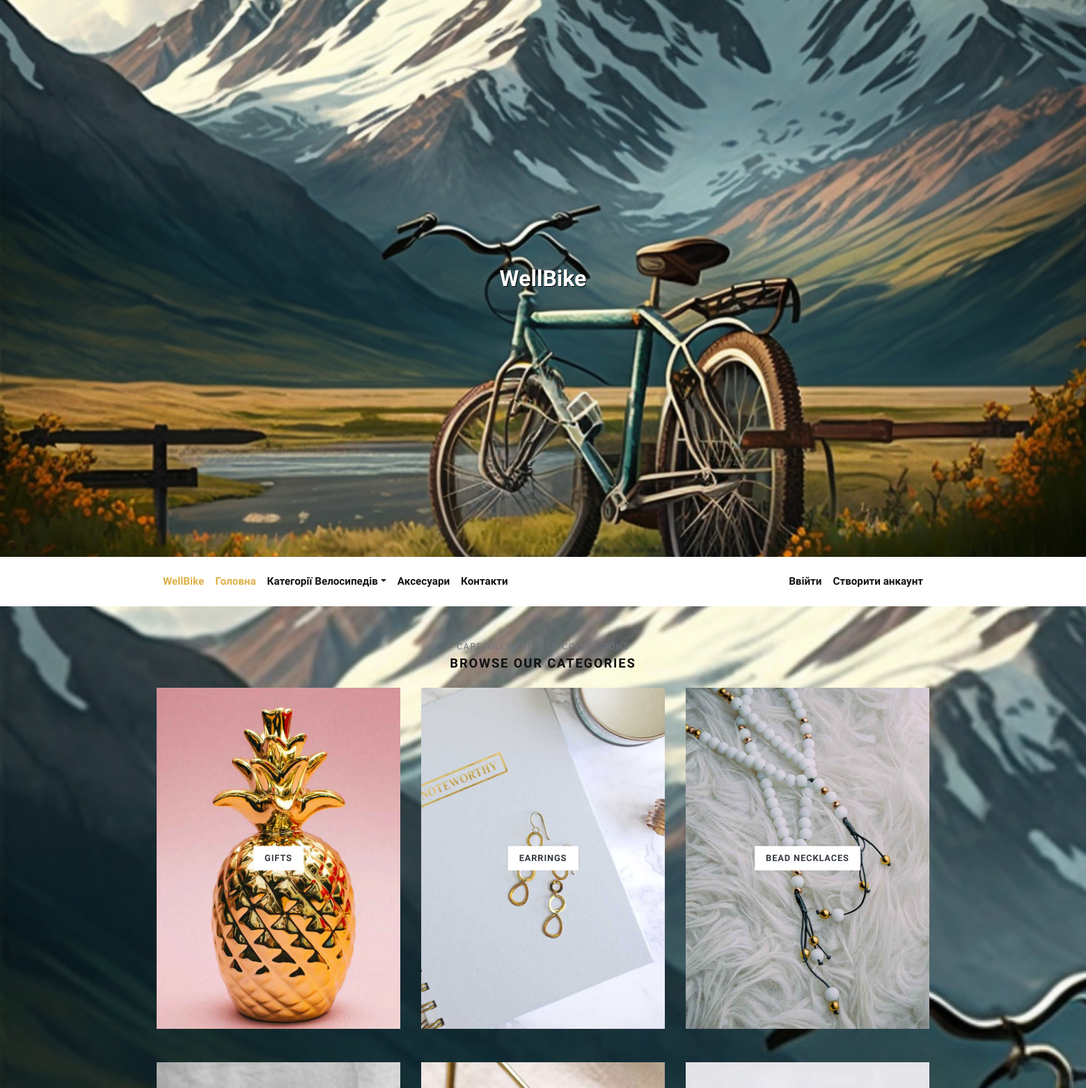
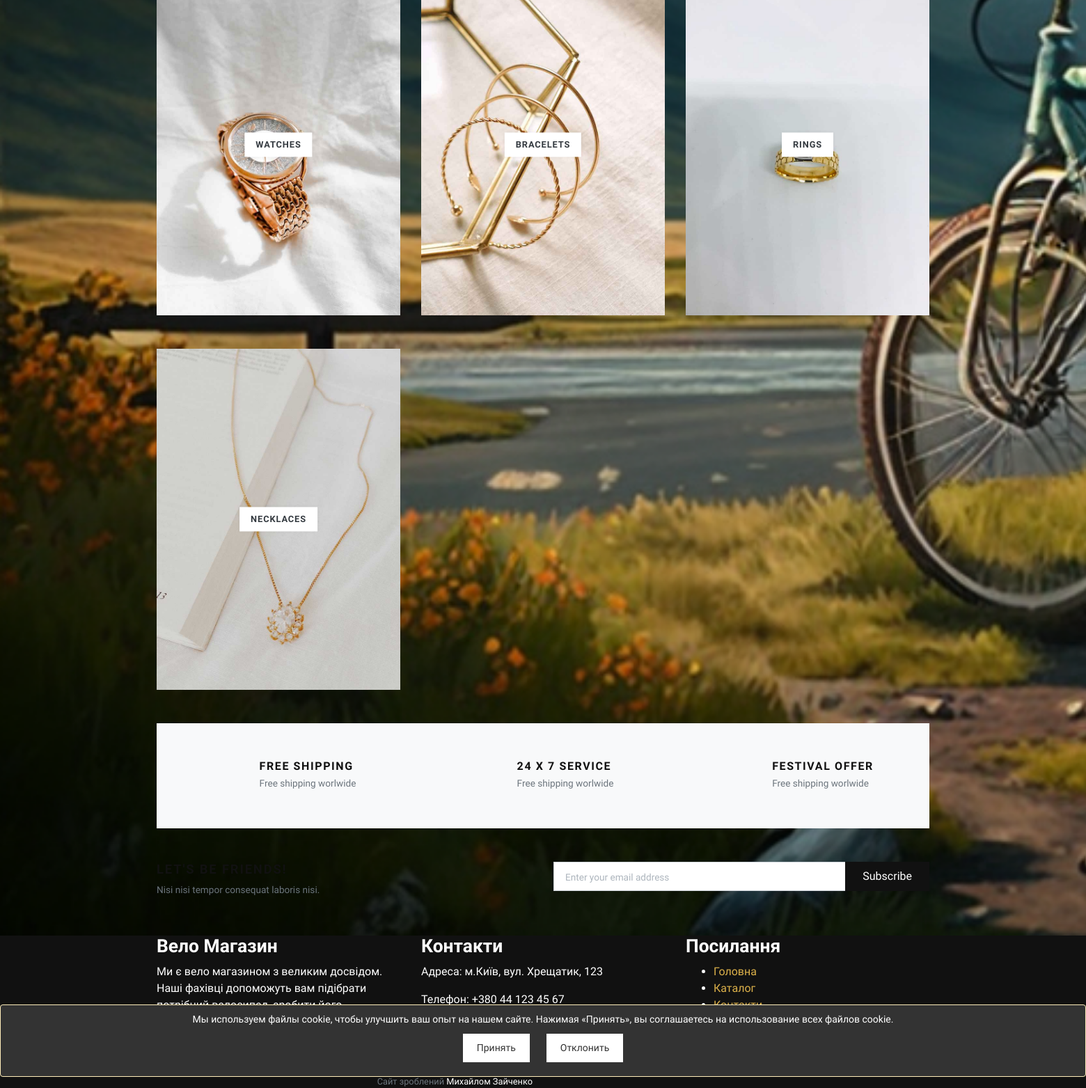
Page /categories/ on the committed database (2 pictures, top to bottom).
### store/models.py (models this page shows, shortened)
class Category(models.Model):
    title = models.CharField(max_length=50, verbose_name="Category Title")
    slug = models.SlugField(max_length=55, verbose_name="Category Slug")
    description = models.TextField(blank=True, verbose_name="Category Description")
    category_image = models.ImageField(upload_to='category', blank=True, null=True, verbose_name="Category Image")
    is_active = models.BooleanField(verbose_name="Is Active?")
    is_featured = models.BooleanField(verbose_name="Is Featured?")
    created_at = models.DateTimeField(auto_now_add=True, verbose_name="Created Date")
    updated_at = models.DateTimeField(auto_now=True, verbose_name="Updated Date")
    class Meta:
        verbose_name_plural = 'Categories'
        ordering = ('-created_at', )

### store/views.py (the view)
# urls.py: path('categories/', views.all_categories, name="all-categories"),
def all_categories(request):
    categories = Category.objects.filter(is_active=True)
    return render(request, 'store/categories.html', {'categories':categories})

### store/context_preprocessors.py (called while the page is built)
def store_menu(request):
    categories = Category.objects.filter(is_active=True)
    context = {
        'categories_menu': categories,
    }
    return context

def cart_menu(request):
    if request.user.is_authenticated:
        cart_items= Cart.objects.filter(user=request.user)
        context = {
            'cart_items': cart_items,
        }
    else:
        context = {}
    return context

### templates/store/categories.html (shortened to what this page needs)
{% extends 'base.html' %}
{% load static %}
      {% block content %}
      <div class="container">
        <section class="pt-5">
          <header class="text-center">
            <p class="small text-muted small text-uppercase mb-1">Carefully created collections</p>
            <h2 class="h5 text-uppercase mb-4">Browse our categories</h2>
          </header>
          <div class="row">
          {% if categories %}
            {% for category in categories %}
              <div class="col-md-4 mb-4 mb-md-5">
                <a class="category-item" href="{% url 'store:category-products' category.slug %}">
                  <strong class="category-item-title">{{ category.title }}</strong>
                </a>
              </div>
            {% endfor %}
          {% endif %}
          </div>
        </section>
        <section class="py-5 bg-light">
          <div class="container">
            <div class="row text-center">
              <div class="col-lg-4 mb-3 mb-lg-0">
                <div class="d-inline-block">
                  <div class="media align-items-end">
                    <svg class="svg-icon svg-icon-big svg-icon-light">
                      <use xlink:href="#delivery-time-1"> </use>
                    </svg>
                    <div class="media-body text-left ml-3">
                      <h6 class="text-uppercase mb-1">Free shipping</h6>
                      <p class="text-small mb-0 text-muted">Free shipping worlwide</p>
                    </div>
                  </div>
                </div>
              </div>
              <div class="col-lg-4 mb-3 mb-lg-0">
                <div class="d-inline-block">
                  <div class="media align-items-end">
                    <svg class="svg-icon svg-icon-big svg-icon-light">
                      <use xlink:href="#helpline-24h-1"> </use>
                    </svg>
                    <div class="media-body text-left ml-3">
                      <h6 class="text-uppercase mb-1">24 x 7 service</h6>
                      <p class="text-small mb-0 text-muted">Free shipping worlwide</p>
                    </div>
                  </div>
                </div>
              </div>
              <div class="col-lg-4">
                <div class="d-inline-block">
                  <div class="media align-items-end">
                    <svg class="svg-icon svg-icon-big svg-icon-light">
                      <use xlink:href="#label-tag-1"> </use>
                    </svg>
                    <div class="media-body text-left ml-3">
                      <h6 class="text-uppercase mb-1">Festival offer</h6>
                      <p class="text-small mb-0 text-muted">Free shipping worlwide</p>
                    </div>
                  </div>
                </div>
              </div>
            </div>
          </div>
        </section>
        <section class="py-5">
          <div class="container p-0">
            <div class="row">
              <div class="col-lg-6 mb-3 mb-lg-0">
                <h5 class="text-uppercase">Let's be friends!</h5>
                <p class="text-small text-muted mb-0">Nisi nisi tempor consequat laboris nisi.</p>
              </div>
              <div class="col-lg-6">
                <form action="#">
                  <div class="input-group flex-column flex-sm-row mb-3">
                    <input class="form-control form-control-lg py-3" type="email" placeholder="Enter your email address" aria-describedby="button-addon2">
                    <div class="input-group-append">
                      <button class="btn btn-dark btn-block" id="button-addon2" type="submit">Subscribe</button>
                    </div>
                  </div>
                </form>
              </div>
            </div>
          </div>
        </section>
      </div>
      {% endblock content %}

### static/css/style.default.css (style rules this page uses)
.text-small { font-size: 0.85rem !important; }
strong { font-weight: 700; }
.category-item { display: block; position: relative; color: #343a40; transition: all 0.3s; }
.category-item-title { display: inline-block; padding: 0.5rem 1rem; background: #fff; text-transform: uppercase; letter-spacing: 0.07em; position: absolute; top: 50%; left: 50%; -webkit-transform: translate(-50%, -50%); transform: translate(-50%, -50%); box-shadow: 0 0 5px rgba(0, 0, 0, 0.07); font-size: 0.8rem; }
.text-uppercase { text-transform: uppercase; letter-spacing: 0.1em; }
.svg-icon { width: 32px; height: 32px; vertical-align: text-bottom; stroke: currentColor; stroke-width: 3; --layer1: currentColor; --layer2: currentColor; --layer3: currentColor; }
.svg-icon.svg-icon-light { stroke-width: 2; }
.svg-icon-big { width: 48px; height: 48px; }
.btn { font-weight: 400; border: 1px solid transparent; font-family: inherit; padding: 0.375rem 1.5rem; font-size: 1rem; line-height: 1.5; border-radius: 0; transition: color 0.15s ease-in-out, background-color 0.15s ease-in-out, border-color 0.15s ease-in-out, box-shadow 0.15s ease-in-out; }
.btn-dark { color: #fff; background-color: #111111; border-color: #111111; }
body { font-family: "Libre Franklin", sans-serif; font-size: 1rem; font-weight: 400; line-height: 1.5; color: #111111; background-color: #fff; }
a { color: #dcb14a; text-decoration: none; }
h1, h2, h3, h4, h5, h6, .h1, .h2, .h3, .h4, .h5, .h6 { margin-bottom: 0.5rem; font-family: inherit; font-weight: 900; line-height: 1.2; color: inherit; }
h2, .h2 { font-size: 1.9rem; }
h5, .h5 { font-size: 1.15rem; }
h6, .h6 { font-size: 1rem; }
small, .small { font-size: 80%; font-weight: 400; }
.bg-light { background-color: #f8f9fa !important; }
.form-control { padding: 0.375rem 0.75rem; font-size: 1rem; line-height: 1.5; color: #495057; background-color: #fff; border: 1px solid #ced4da; border-radius: 0; transition: border-color 0.15s ease-in-out, box-shadow 0.15s ease-in-out; }
.form-control::placeholder { color: #adb5bd; font-size: 0.85rem; font-weight: 400; }
.form-control-lg { padding: 0.5rem 1rem; font-size: 1rem; line-height: 1.5; border-radius: 0; }

### rows in the picture
Category: title "GIFTS"
Category: title "EARRINGS"
Category: title "BEAD NECKLACES"
Category: title "WATCHES"
Category: title "BRACELETS"
Category: title "RINGS"
Category: title "NECKLACES"
